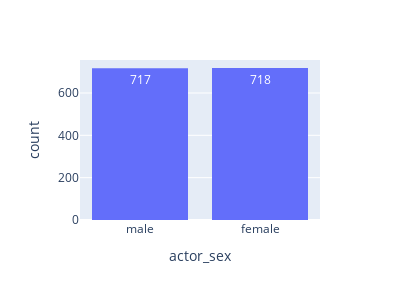

Notebook source saved alongside this figure:
### Code cell
# So we can filter files < 600k, what arer the distributions like?
fdf = df.where(df.filesize < 600000)
#fdf['actor_sex'] = fdf['gender']
fig = px.histogram(fdf, x="actor_sex", histfunc="count", nbins=8, text_auto=True,width=400, height=300)
fig.show()

### Figure 1 — Plotly figure (JSON) as saved in the notebook; plotly's stock layout.template omitted (floating-point values rounded to 4 significant figures; data arrays with more than 128 entries replaced by an {"elided": "..."} marker saying what was removed)
{"data": [{"alignmentgroup": "True", "bingroup": "x", "histfunc": "count", "hovertemplate": "actor_sex=%{x}<br>count=%{y}<extra></extra>", "legendgroup": "", "marker": {"color": "#636efa", "pattern": {"shape": ""}}, "name": "", "nbinsx": 8, "offsetgroup": "", "orientation": "v", "showlegend": false, "texttemplate": "%{value}", "type": "histogram", "x": {"elided": "1440 str values"}, "xaxis": "x", "yaxis": "y"}], "layout": {"barmode": "relative", "height": 300, "legend": {"tracegroupgap": 0}, "margin": {"t": 60}, "width": 400, "xaxis": {"anchor": "y", "domain": [0, 1], "title": {"text": "actor_sex"}}, "yaxis": {"anchor": "x", "domain": [0, 1], "title": {"text": "count"}}}}
